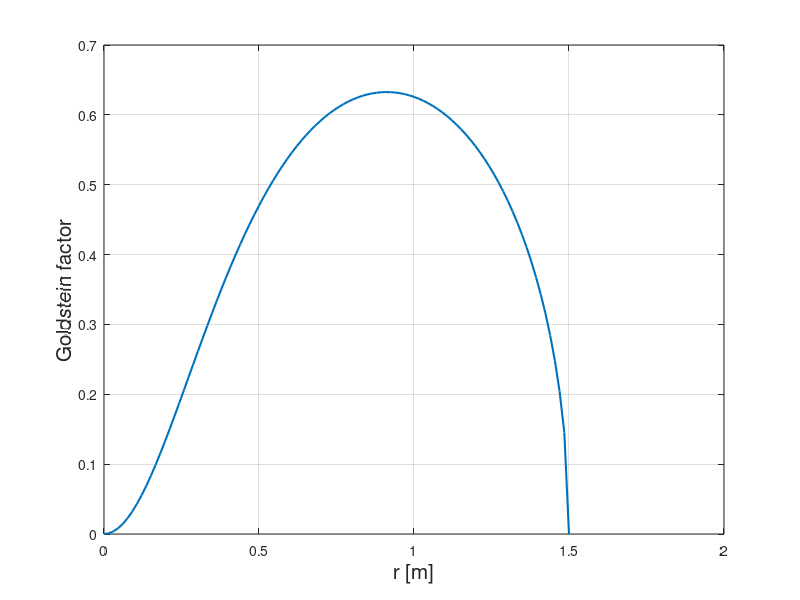
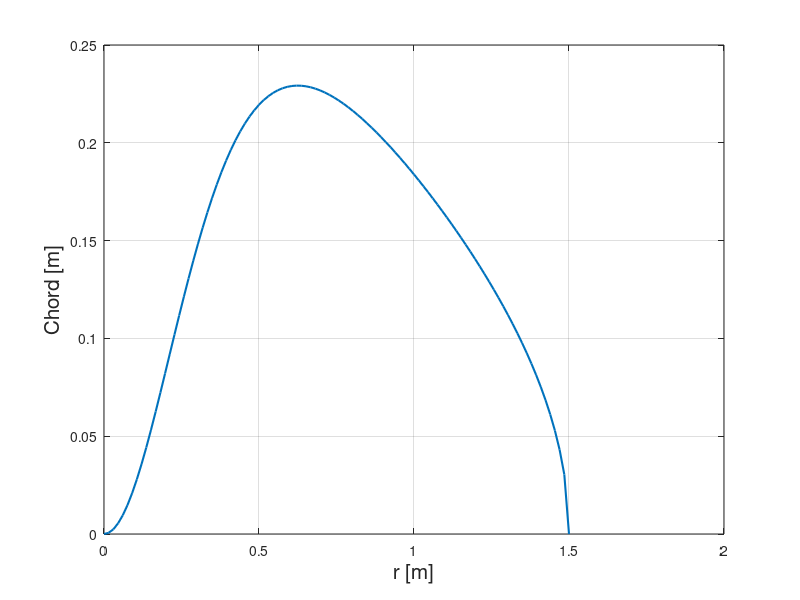
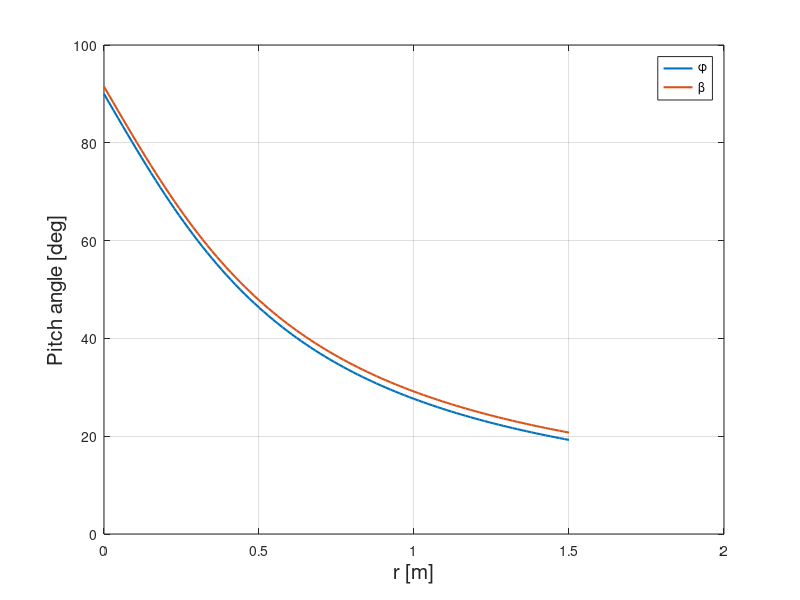

Recreate these plots in MATLAB, in order.
% Larrabee法によるプロペラ設計

clear; close all; clc;

%% パラメータ入力
B     = 2;                % ブレード枚数
R     = 1.5;              % プロペラ半径 [m]
rpm   = 140;              % 回転数 [rpm]
Omega = rpm/60*2*pi;      % 角速度 [rad/s]
V     = 7.21;             % 流速 [m/s]
Cl    = 0.60;             % 揚力係数
alpha = deg2rad(1.5);     % 迎え角 [rad]
Cd    = 0.015;            % 抗力係数
rho   = 1.111;            % 空気密度 [kg/m^3]
T     = 25;               % トルク [N·m]

% 非次元化パラメータ
Tc  = 2*T/(rho*V^2*pi*R^2); % 非次元化トルク
lam = V/(Omega*R);          % 非次元化流速

%% Goldstein 関数 G(r)
G = @(r) (2/pi) .* acos( exp( - (B/2*sqrt(lam^2+1)/lam) .* (1 - r./R) ) ) ...
       .* ( (Omega.*r./V).^2 ) ./ ( 1 + (Omega.*r./V).^2 );

%% I1, I2 計算用被積分関数（非次元半径 xi ∈ [0,1]）
i1 = @(xi) G(xi*R) ...
           .* (1 - Cd./(Cl.*(Omega.*(xi*R)./V))) ...
           .* xi;

i2 = @(xi) G(xi*R) ...
           .* (1 - Cd./(Cl.*(Omega.*(xi*R)./V))) ...
           .* xi ...
           ./( 1 + (Omega.*(xi*R)./V).^2 );

%% 積分による I1, I2 の評価
I1 = 4 * integral(i1, 0, 1);
I2 = 2 * integral(i2, 0, 1);

%% 誘起速度パラメータ ζ の計算
zeta       = (I1/(2*I2)) * (1 - sqrt(1 - 4*I2*Tc/(I1^2)));
v_induced  = zeta * V;  % （参考に計算）

%% 翼弦長分布 c(r)
c = @(r) (R/Cl) * zeta * 4*pi/B * lam ...
         .* G(r) ./ sqrt( 1 + (Omega.*r./V).^2 );

%% 迎え角 φ(r) と取り付け角 β(r)
phi  = @(r) atan2( lam*(1 + 0.5*zeta), r./R );
beta = @(r) phi(r) + alpha;

%% 効率 η の計算
epsilon     = atan(Cd/Cl);
eta_element = @(r) tan(phi(r)) ./ tan(phi(r) + epsilon) ...
                   * ( 1/(1 + 0.5*zeta) );

Tc_xi = @(r) 4*zeta .* G(r) .* (1 - Cd./(Cl.*(Omega.*r./V))) .* (r./R) ...
             - 2*zeta^2 .* G(r) .* (1 - Cd./(Cl.*(Omega.*r./V))) .* (r./R) ...
               ./ (1 + (Omega.*r./V).^2);

f_eta = @(r) eta_element(r) .* Tc_xi(r);

eta     = integral(f_eta, 0, R) / (Tc * R);
P_brake = T * V / eta;

%% 結果表示
fprintf('プロペラ効率 η = %.4f\n', eta);
fprintf('Brake power P_brake = %.4f W\n', P_brake);

%% プロットと画像保存
rs = linspace(0, R, 100);

% スクリプトの保存先フォルダを取得
[dirPath, ~, ~] = fileparts( mfilename('fullpath') );

% Goldstein factor
figure;
plot(rs, G(rs), 'LineWidth', 1.5);
xlabel('r [m]', 'FontSize', 15);
ylabel('Goldstein factor', 'FontSize', 15);
grid on;
saveas(gcf, fullfile(dirPath, 'Goldstein.png'));

% 弦長分布
figure;
plot(rs, c(rs), 'LineWidth', 1.5);
xlabel('r [m]', 'FontSize', 15);
ylabel('Chord [m]', 'FontSize', 15);
grid on;
saveas(gcf, fullfile(dirPath, 'chord.png'));

% 迎え角 φ と取り付け角 β
figure;
plot(rs, rad2deg(phi(rs)), 'DisplayName', '\phi', 'LineWidth', 1.5); hold on;
plot(rs, rad2deg(beta(rs)), 'DisplayName', '\beta', 'LineWidth', 1.5);
xlabel('r [m]', 'FontSize', 15);
ylabel('Pitch angle [deg]', 'FontSize', 15);
legend('Location', 'best');
grid on;
saveas(gcf, fullfile(dirPath, 'pitch.png'));
